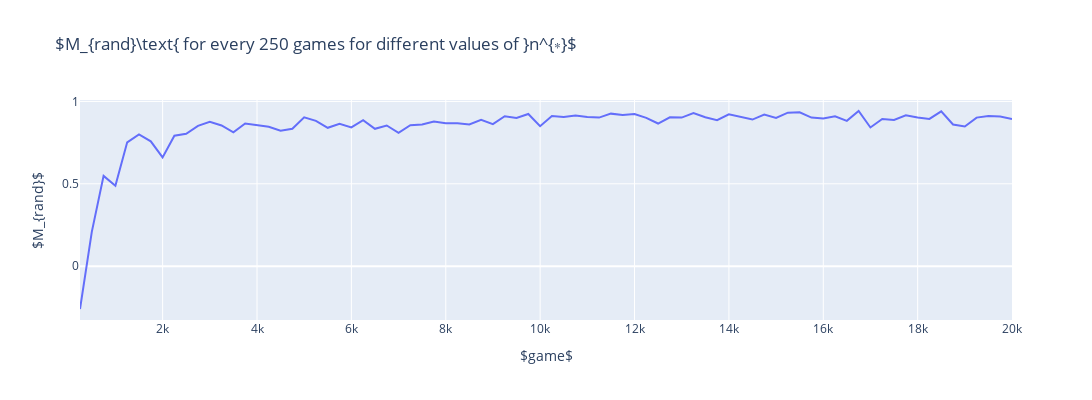

This figure's notebook cell:
### Code cell
fig = go.Figure()

for i, y_i in enumerate(n_star_M_rands):
    fig.add_trace(go.Scatter(x=x, y=y_i, mode='lines',name=r'$n^* = %d$' % n_star_list[i]))

fig.update_layout(
    title=r'$M_{rand}\text{ for every %d games for different values of }n^{∗}$' % averaging_steps,
    xaxis_title=r'$game$',
    yaxis_title=r'$M_{rand}$',
    width=1200, height=400
)

fig.show()
